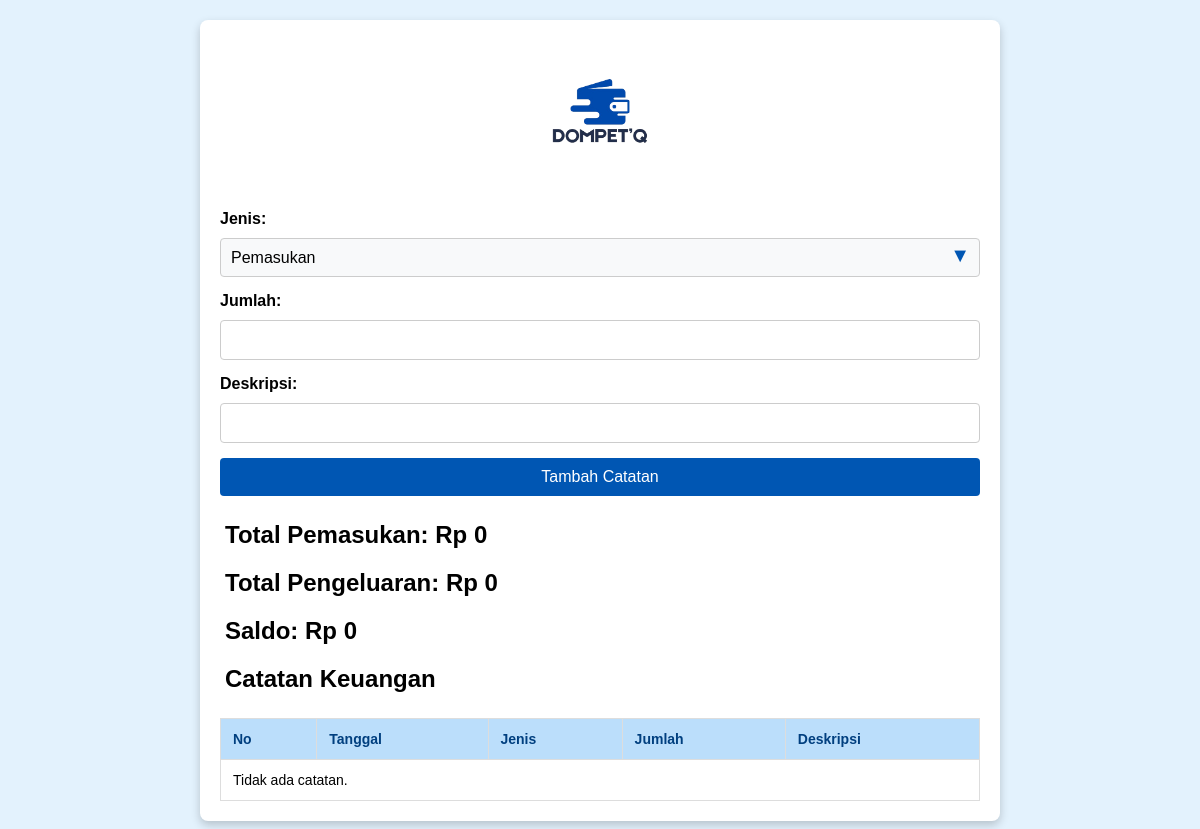
Before: / with the older database file.
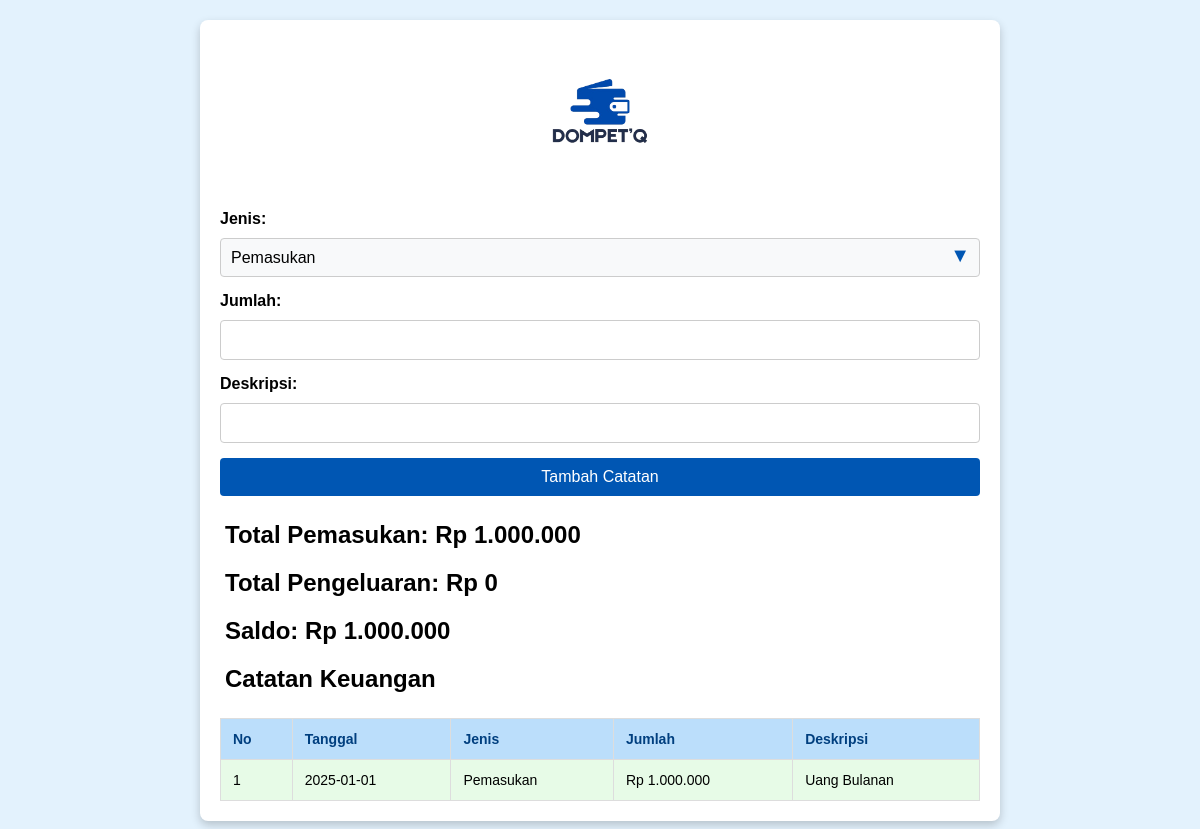
After: the same page with the newer database file.
### tables this page shows
CREATE TABLE catatan (
                            id INTEGER PRIMARY KEY AUTOINCREMENT,
                            tanggal TEXT NOT NULL,
                            jenis TEXT NOT NULL,
                            jumlah INTEGER NOT NULL,
                            deskripsi TEXT);

### app.py (the view)
@app.route('/')
def index():
    histori = get_catatan()
    total_pemasukan = get_total("Pemasukan")
    total_pengeluaran = get_total("Pengeluaran")
    Saldo = total_pemasukan - total_pengeluaran
    return render_template('index.html', histori=histori, total_pemasukan=total_pemasukan,
                           total_pengeluaran=total_pengeluaran, Saldo=Saldo)

### app.py (called while the page is built)
def db_connect():
    return sqlite3.connect(DB_NAME)

def get_catatan():
    with db_connect() as conn:
        return conn.execute('SELECT * FROM catatan ORDER BY tanggal DESC').fetchall()

def get_total(jenis):
    with db_connect() as conn:
        result = conn.execute('SELECT SUM(jumlah) FROM catatan WHERE jenis = ?', (jenis,)).fetchone()[0]
        return result if result else 0

@app.template_filter()
def format_jumlah(value):
    return f"{value:,}".replace(",", ".")

### templates/index.html (shortened to what this page needs)
<!DOCTYPE html>
<html lang="en">
<head>
    <link rel="stylesheet" href="{{ url_for('static', filename='style.css') }}">
</head>
<body>
    <div class="container">
        <h1 class="logo-title">
            <img src="{{ url_for('static', filename='logo.png') }}" alt="Logo" class="logo">
        </h1>
        <form action="{{ url_for('add') }}" method="POST">
            <div class="form-group">
                <label for="jenis">Jenis:</label>
                <div class="custom-dropdown">
                    <select name="jenis" id="jenis" required>
                        <option value="Pemasukan">Pemasukan</option>
                    </select>
                </div>
            </div>
            <div class="form-group">
                <label for="jumlah">Jumlah:</label>
                <input type="text" name="jumlah" id="jumlah" required>
            </div>
            <div class="form-group">
                <label for="deskripsi">Deskripsi:</label>
                <input type="text" name="deskripsi" id="deskripsi" required>
            </div>
            <button type="submit">Tambah Catatan</button>
        </form>
        <h2>Total Pemasukan: Rp {{ total_pemasukan | format_jumlah }}</h2>
        <h2>Total Pengeluaran: Rp {{ total_pengeluaran | format_jumlah }}</h2>
        <h2>Saldo: Rp {{ Saldo | format_jumlah }}</h2>
        <h2>Catatan Keuangan</h2>
        <table>
            <thead>
                <tr>
                    <th>No</th>
                    <th>Tanggal</th>
                    <th>Jenis</th>
                    <th>Jumlah</th>
                    <th>Deskripsi</th>
                </tr>
            </thead>
            <tbody>
                {% if histori %}
                    {% for catatan in histori %}
                        <tr class="{% if catatan[2] == 'Pemasukan' %}green-row{% elif catatan[2] == 'Pengeluaran' %}red-row{% endif %}">
                            <td>{{ catatan[0] }}</td>
                            <td>{{ catatan[1] }}</td>
                            <td>{{ catatan[2] }}</td>
                            <td>Rp {{ catatan[3] | format_jumlah }}</td>
                            <td>{{ catatan[4] }}</td>
                        </tr>
                    {% endfor %}
                {% else %}
                    <tr>
                        <td colspan="5">Tidak ada catatan.</td>
                    </tr>
                {% endif %}
            </tbody>
        </table>
    </div>
</body>
</html>

### static/style.css (style rules this page uses)
* { margin: 0; padding: 0; box-sizing: border-box; }
body { font-family: Arial, sans-serif; background-color: #e3f2fd; padding: 20px; }
.container { max-width: 800px; margin: 0 auto; background-color: white; padding: 20px; border-radius: 8px; box-shadow: 0 4px 10px rgba(0, 0, 0, 0.2); }
h1 { display: flex; align-items: center; justify-content: center; gap: 10px; margin-bottom: 20px; font-size: 24px; }
h2 { margin-top: 10px; color: black; background-color: rgba(255, 255, 255, 0.8); padding: 5px; border-radius: 5px; }
form { margin-bottom: 20px; }
.form-group { margin-bottom: 15px; }
label { display: block; margin-bottom: 5px; font-weight: bold; }
input, select { width: 100%; padding: 10px; margin-top: 5px; border: 1px solid #ccc; border-radius: 4px; font-size: 16px; }
button { width: 100%; padding: 10px; background-color: #0056b3; color: white; border: none; border-radius: 4px; font-size: 16px; cursor: pointer; transition: background-color 0.3s ease; }
table { width: 100%; margin-top: 20px; border-collapse: collapse; }
table, th, td { border: 1px solid #ddd; }
th, td { padding: 12px; text-align: left; font-size: 14px; }
th { background-color: #bbdefb; color: #003f7f; }
.green-row { background-color: #e7fbe7; }
.logo { width: 150px; height: 150px; object-fit: contain; }
.custom-dropdown { position: relative; width: 100%; }
.custom-dropdown select { width: 100%; padding: 10px; background-color: #f8f9fa; border: 1px solid #ccc; border-radius: 4px; appearance: none; -webkit-appearance: none; -moz-appearance: none; font-size: 16px; cursor: pointer; }
.custom-dropdown::after { content: "▼"; position: absolute; right: 10px; top: 50%; transform: translateY(-50%); font-size: 20px; color: #0056b3; pointer-events: none; }
.custom-dropdown select option { background-color: white; }

Changed rows visible on the page:
added catatan: id "1", tanggal "2025-01-01", jenis "Pemasukan", jumlah "1.000.000", deskripsi "Uang Bulanan"
Other visible differences:
{{ total_pemasukan | format_jumlah }}: "0" → "1.000.000"
{{ Saldo | format_jumlah }}: "0" → "1.000.000"
text no longer shown: "Tidak ada catatan."
